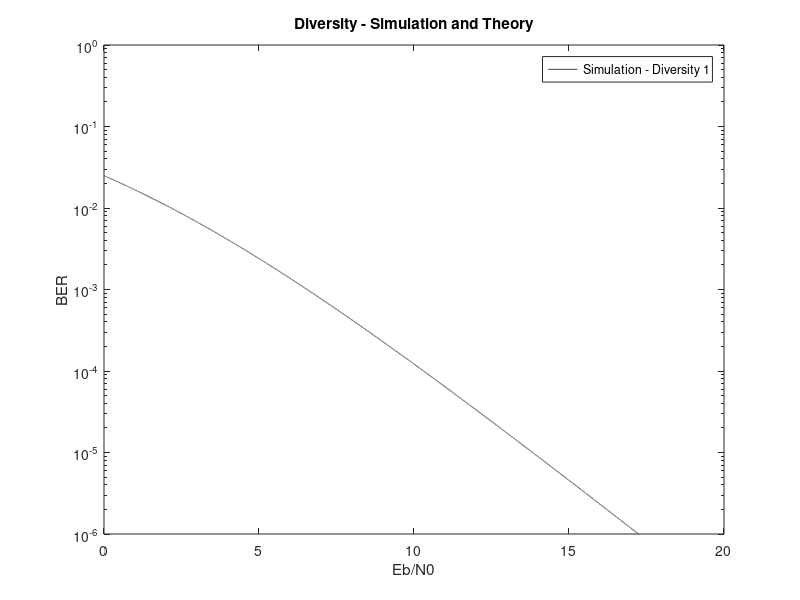

MATLAB code to generate this figure:
clear all;

M = 3;
SNR = 0;
gamma = sqrt(SNR/(1+SNR));
totM = 0;
thresold = 5*10^-3;
index = 0;

while 1
  if SNR > 20
      break
  end
  
  index = index + 1;
  EbN0(index) = SNR;
  SNRlin = 10^(SNR/10);
  gamma = sqrt(SNRlin/(1+SNRlin));
  A = ((1-gamma)/2)^M;
  for i = 1:M
    m = i-1;
    totM = totM + nchoosek(M-1+m,m)*((1+gamma)/2)^m;
  end
  Pb(index) = A*totM;
%   if abs(Pb - thresold) < 0.01
%     break 
%   end
  totM = 0;
  SNR = SNR + 0.001;

end

semilogy(EbN0,Pb,'color',[.25 .25 .25])
hold on
ylim([10^-6 1])
legend('Simulation - Diversity 1', ...
    'Simulation - Diversity 2',...
    'Simulation - Diversity 3',...
    'Theory - Diversity 1',...
    'Theory - Diversity 2',...
    'Theory - Diversity 3')
xlabel('Eb/N0');
ylabel('BER');
title('Diversity - Simulation and Theory');
